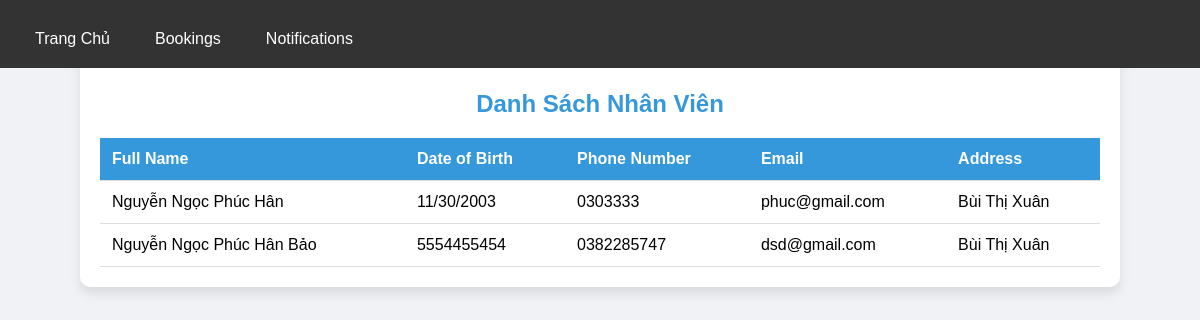
/view_employees (signed in), run on the app's committed database.
### app.py (models this page shows, shortened)
class User(db.Model):
    __bind_key__ = 'users'
    id = db.Column(db.Integer, primary_key=True)
    username = db.Column(db.String(80), unique=True, nullable=False)
    password = db.Column(db.String(120), nullable=False)  # Store plain text password
    role = db.Column(db.String(20), nullable=False)
    full_name = db.Column(db.String(100))
    phone_number = db.Column(db.String(20))
    dob = db.Column(db.String(20))
    current_address = db.Column(db.String(200))
    gmail = db.Column(db.String(100))

### app.py (the view)
@app.route('/view_employees')
def view_employees():
    if 'username' not in session or session['role'] != 'Manager':
        return redirect(url_for('login'))
    employees = User.query.filter_by(role='Employee').all()
    return render_template('view_employees.html', employees=employees)

### templates/view_employees.html (shortened to what this page needs)
<!DOCTYPE html>
<html lang="en">
<head>
    <link rel="stylesheet" href="{{ url_for('static', filename='style.css') }}">
</head>
<body>
    {% include 'header.html' %}
    <div class="container">
        <h2>Danh Sách Nhân Viên</h2>
        <table>
            <thead>
                <tr>
                    <th>Full Name</th>
                    <th>Date of Birth</th>
                    <th>Phone Number</th>
                    <th>Email</th>
                    <th>Address</th>
                </tr>
            </thead>
            <tbody>
                {% for employee in employees %}
                <tr>
                    <td>{{ employee.full_name }}</td>
                    <td>{{ employee.dob }}</td>
                    <td>{{ employee.phone_number }}</td>
                    <td>{{ employee.gmail }}</td>
                    <td>{{ employee.current_address }}</td>
                </tr>
                {% endfor %}
            </tbody>
        </table>
    </div>
</body>
</html>

### templates/header.html (shortened to what this page needs)
<div class="taskbar">
    <div class="left-menu">
        <a href="{{ url_for('manager_dashboard') if session['role'] == 'Manager' else url_for('employee_dashboard') }}">Trang Chủ</a>
        <a href="#">Bookings</a>
        <a href="#">Notifications</a>
    </div>
    <div class="right-menu">
        <div class="settings-dropdown">
            <button class="settings-icon" onclick="toggleSettingsMenu()">
            </button>
        </div>
    </div>
</div>

### static/style.css (style rules this page uses)
body { font-family: Arial, sans-serif; background-color: #f0f0f0; }
h2 { text-align: center; }
button { padding: 10px; background-color: #28a745; color: white; border: none; border-radius: 5px; cursor: pointer; }
a { display: block; text-align: center; margin-top: 10px; color: #007bff; text-decoration: none; }

### templates/view_employees.html (style rules this page uses)
body { font-family: Arial, sans-serif; background-color: #f0f2f5; margin: 0; padding: 0; }
.container { margin-top: 80px; max-width: 1000px; margin: 50px auto; background: white; padding: 20px; border-radius: 10px; box-shadow: 0 6px 12px rgba(0, 0, 0, 0.1); }
h2 { color: #3498db; margin-bottom: 20px; }
table { width: 100%; border-collapse: collapse; }
th, td { padding: 12px; text-align: left; border-bottom: 1px solid #ddd; }
th { background-color: #3498db; color: white; }

### templates/header.html (style rules this page uses)
.taskbar { background-color: #333; color: white; padding: 10px 20px; position: fixed; top: 0; width: 100%; display: flex; justify-content: space-between; align-items: center; z-index: 1000; }
.left-menu { display: flex; gap: 15px; }
.left-menu a { color: white; text-decoration: none; padding: 10px 15px; transition: background-color 0.3s ease; }
.right-menu { display: flex; align-items: center; margin-right: 20px; }
.settings-dropdown { position: relative; }
.settings-icon { font-size: 24px; cursor: pointer; padding: 10px; background-color: transparent; border: none; color: white; outline: none; }

### data on the page
User: full_name "Nguyễn Ngọc Phúc Hân", dob "11/30/2003", phone_number "0303333", gmail "phuc@gmail.com", current_address "Bùi Thị Xuân"
User: full_name "Nguyễn Ngọc Phúc Hân Bảo", dob "5554455454", phone_number "0382285747", gmail "dsd@gmail.com", current_address "Bùi Thị Xuân"
